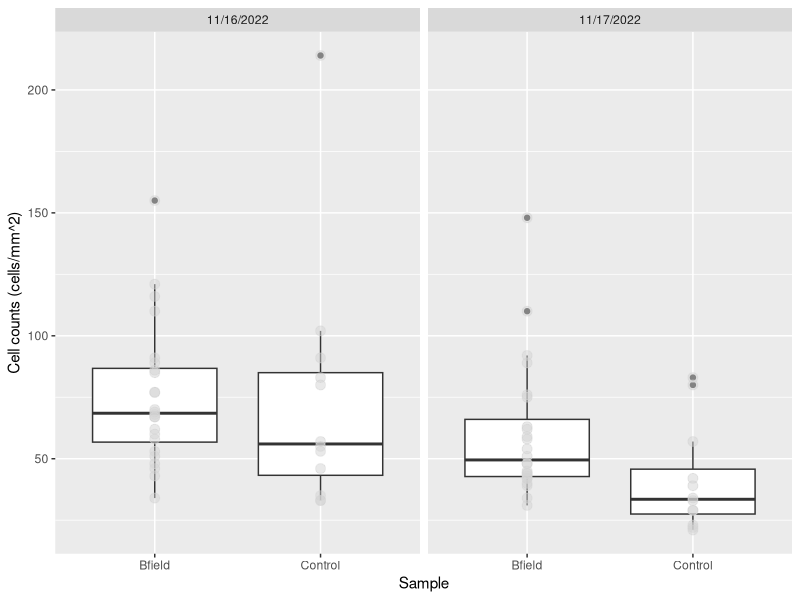

Write R code to recreate this figure.
## ---- chunk 1
# clear the environment window
rm(list = ls())

# include the libraries that we need
library(ggplot2)
library(tidyverse)
library(here)
library(lubridate)
## ---- chunk 2
DF <- read.csv(here("Data", "Cellcountdata_11-16_11-18.csv"), stringsAsFactors = TRUE)
## ---- chunk 3
# reassign the date variable to make r recognize the date as dates
#DF <- DF %>% mdy(Date)
## ---- chunk 4
# make a box plot of the data
ggplot(DF, aes(x = Condition, y = Cells)) +
geom_boxplot()+
  geom_point(size = 3, colour = 'lightgrey', alpha = 0.5)+
  facet_wrap(~Date)+
  xlab("Sample") +
  ylab("Cell counts (cells/mm^2)")
